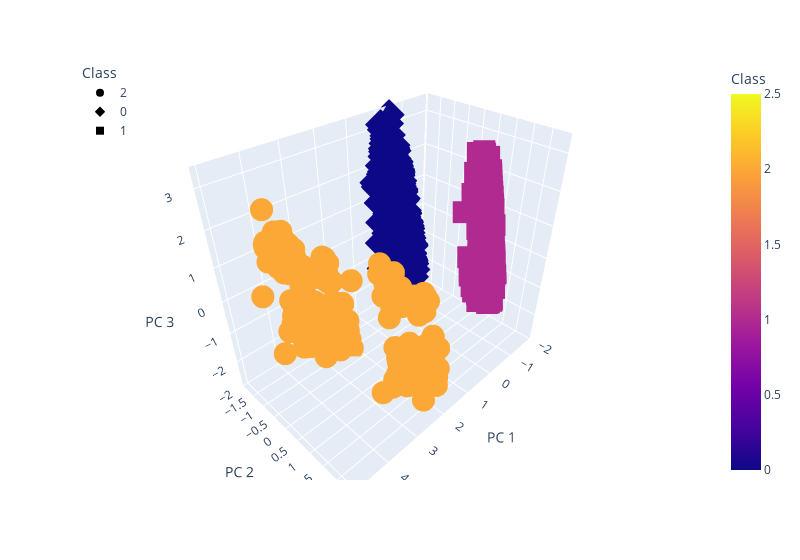

The notebook cell saved with this chart:
### Code cell
# Creating a 3D-Scatter with the PCA data and the clusters
fig = px.scatter_3d(
    clustered_df,
    x="PC 1",
    y="PC 2",
    z="PC 3",
    color="Class",
    symbol="Class",
    width=800,
    hover_name= "id",
    hover_data= ["age"]
)
fig.update_layout(legend=dict(x=0, y=1))
fig.show()

### Figure 1 — Plotly figure (JSON) as saved in the notebook; plotly's stock layout.template omitted (floating-point values rounded to 4 significant figures; data arrays with more than 128 entries replaced by an {"elided": "..."} marker saying what was removed)
{"data": [{"customdata": {"elided": "274x1 int values"}, "hovertemplate": "<b>%{hovertext}</b><br><br>Class=%{marker.color}<br>PC 1=%{x}<br>PC 2=%{y}<br>PC 3=%{z}<br>age=%{customdata[0]}<extra></extra>", "hovertext": {"elided": "274 str values"}, "legendgroup": "2", "marker": {"color": {"elided": "274 int values"}, "coloraxis": "coloraxis", "symbol": "circle"}, "mode": "markers", "name": "2", "scene": "scene", "showlegend": true, "type": "scatter3d", "x": {"elided": "274 float values"}, "y": {"elided": "274 float values"}, "z": {"elided": "274 float values"}}, {"customdata": {"elided": "517x1 int values"}, "hovertemplate": "<b>%{hovertext}</b><br><br>Class=%{marker.color}<br>PC 1=%{x}<br>PC 2=%{y}<br>PC 3=%{z}<br>age=%{customdata[0]}<extra></extra>", "hovertext": {"elided": "517 str values"}, "legendgroup": "0", "marker": {"color": {"elided": "517 int values"}, "coloraxis": "coloraxis", "symbol": "diamond"}, "mode": "markers", "name": "0", "scene": "scene", "showlegend": true, "type": "scatter3d", "x": {"elided": "517 float values"}, "y": {"elided": "517 float values"}, "z": {"elided": "517 float values"}}, {"customdata": {"elided": "547x1 int values"}, "hovertemplate": "<b>%{hovertext}</b><br><br>Class=%{marker.color}<br>PC 1=%{x}<br>PC 2=%{y}<br>PC 3=%{z}<br>age=%{customdata[0]}<extra></extra>", "hovertext": {"elided": "547 str values"}, "legendgroup": "1", "marker": {"color": {"elided": "547 int values"}, "coloraxis": "coloraxis", "symbol": "square"}, "mode": "markers", "name": "1", "scene": "scene", "showlegend": true, "type": "scatter3d", "x": {"elided": "547 float values"}, "y": {"elided": "547 float values"}, "z": {"elided": "547 float values"}}], "layout": {"coloraxis": {"colorbar": {"title": {"text": "Class"}}, "colorscale": [[0, "#0d0887"], [0.1111, "#46039f"], [0.2222, "#7201a8"], [0.3333, "#9c179e"], [0.4444, "#bd3786"], [0.5556, "#d8576b"], [0.6667, "#ed7953"], [0.7778, "#fb9f3a"], [0.8889, "#fdca26"], [1, "#f0f921"]]}, "legend": {"title": {"text": "Class"}, "tracegroupgap": 0, "x": 0, "y": 1}, "margin": {"t": 60}, "scene": {"domain": {"x": [0, 1], "y": [0, 1]}, "xaxis": {"title": {"text": "PC 1"}}, "yaxis": {"title": {"text": "PC 2"}}, "zaxis": {"title": {"text": "PC 3"}}}, "width": 800}}
